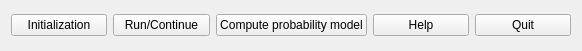
   <widget class="QWidget" name="layoutWidget">
    <property name="geometry">
     <rect>
      <x>570</x>
      <y>830</y>
      <width>582</width>
      <height>51</height>
     </rect>
    </property>
    <layout class="QHBoxLayout" name="layoutbutton">
     <item>
      <widget class="QPushButton" name="initialization">
       <property name="text">
        <string>Initialization</string>
       </property>
       <property name="checkable">
        <bool>true</bool>
       </property>
      </widget>
     </item>
     <item>
      <widget class="QPushButton" name="Run">
       <property name="text">
        <string>Run/Continue</string>
       </property>
       <property name="autoDefault">
        <bool>false</bool>
       </property>
      </widget>
     </item>
     <item>
      <widget class="QPushButton" name="ComputeProbaModel">
       <property name="text">
        <string>Compute probability model</string>
       </property>
      </widget>
     </item>
     <item>
      <widget class="QPushButton" name="helpbutton">
       <property name="text">
        <string>Help</string>
       </property>
      </widget>
     </item>
     <item>
      <widget class="QPushButton" name="Quit">
       <property name="text">
        <string>Quit</string>
       </property>
       <property name="checkable">
        <bool>false</bool>
       </property>
       <property name="flat">
        <bool>false</bool>
       </property>
      </widget>
     </item>
    </layout>
   </widget>
